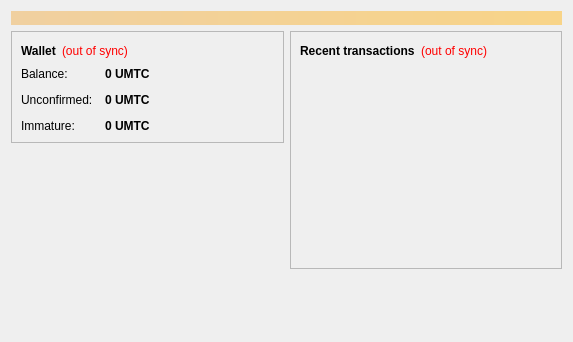
<?xml version="1.0" encoding="UTF-8"?>
<ui version="4.0">
 <class>OverviewPage</class>
 <widget class="QWidget" name="OverviewPage">
  <property name="geometry">
   <rect>
    <x>0</x>
    <y>0</y>
    <width>573</width>
    <height>342</height>
   </rect>
  </property>
  <property name="windowTitle">
   <string>Form</string>
  </property>
  <layout class="QVBoxLayout" name="topLayout">
   <item>
    <widget class="QLabel" name="labelAlerts">
     <property name="visible">
      <bool>false</bool>
     </property>
     <property name="styleSheet">
      <string notr="true">background-color: qlineargradient(x1: 0, y1: 0, x2: 1, y2: 0, stop:0 #F0D0A0, stop:1 #F8D488); color:#000000;</string>
     </property>
     <property name="wordWrap">
      <bool>true</bool>
     </property>
     <property name="margin">
      <number>3</number>
     </property>
    </widget>
   </item>
   <item>
    <layout class="QHBoxLayout" name="horizontalLayout" stretch="1,1">
     <item>
      <layout class="QVBoxLayout" name="verticalLayout_2">
       <item>
        <widget class="QFrame" name="frame">
         <property name="frameShape">
          <enum>QFrame::StyledPanel</enum>
         </property>
         <property name="frameShadow">
          <enum>QFrame::Raised</enum>
         </property>
         <layout class="QVBoxLayout" name="verticalLayout_4">
          <item>
           <layout class="QHBoxLayout" name="horizontalLayout_4">
            <item>
             <widget class="QLabel" name="label_5">
              <property name="font">
               <font>
                <weight>75</weight>
                <bold>true</bold>
               </font>
              </property>
              <property name="text">
               <string>Wallet</string>
              </property>
             </widget>
            </item>
            <item>
             <widget class="QLabel" name="labelWalletStatus">
              <property name="toolTip">
               <string>The displayed information may be out of date. Your wallet automatically synchronizes with the Umtcoin network after a connection is established, but this process has not completed yet.</string>
              </property>
              <property name="styleSheet">
               <string notr="true">QLabel { color: red; }</string>
              </property>
              <property name="text">
               <string notr="true">(out of sync)</string>
              </property>
              <property name="alignment">
               <set>Qt::AlignLeading|Qt::AlignLeft|Qt::AlignVCenter</set>
              </property>
             </widget>
            </item>
            <item>
             <spacer name="horizontalSpacer_2">
              <property name="orientation">
               <enum>Qt::Horizontal</enum>
              </property>
              <property name="sizeHint" stdset="0">
               <size>
                <width>40</width>
                <height>20</height>
               </size>
              </property>
             </spacer>
            </item>
           </layout>
          </item>
          <item>
           <layout class="QFormLayout" name="formLayout_2">
            <property name="fieldGrowthPolicy">
             <enum>QFormLayout::AllNonFixedFieldsGrow</enum>
            </property>
            <property name="horizontalSpacing">
             <number>12</number>
            </property>
            <property name="verticalSpacing">
             <number>12</number>
            </property>
            <item row="0" column="0">
             <widget class="QLabel" name="label">
              <property name="text">
               <string>Balance:</string>
              </property>
             </widget>
            </item>
            <item row="0" column="1">
             <widget class="QLabel" name="labelBalance">
              <property name="font">
               <font>
                <weight>75</weight>
                <bold>true</bold>
               </font>
              </property>
              <property name="cursor">
               <cursorShape>IBeamCursor</cursorShape>
              </property>
              <property name="toolTip">
               <string>Your current balance</string>
              </property>
              <property name="text">
               <string notr="true">0 UMTC</string>
              </property>
              <property name="textInteractionFlags">
               <set>Qt::LinksAccessibleByMouse|Qt::TextSelectableByKeyboard|Qt::TextSelectableByMouse</set>
              </property>
             </widget>
            </item>
            <item row="1" column="0">
             <widget class="QLabel" name="label_3">
              <property name="text">
               <string>Unconfirmed:</string>
              </property>
             </widget>
            </item>
            <item row="1" column="1">
             <widget class="QLabel" name="labelUnconfirmed">
              <property name="font">
               <font>
                <weight>75</weight>
                <bold>true</bold>
               </font>
              </property>
              <property name="cursor">
               <cursorShape>IBeamCursor</cursorShape>
              </property>
              <property name="toolTip">
               <string>Total of transactions that have yet to be confirmed, and do not yet count toward the current balance</string>
              </property>
              <property name="text">
               <string notr="true">0 UMTC</string>
              </property>
              <property name="textInteractionFlags">
               <set>Qt::LinksAccessibleByMouse|Qt::TextSelectableByKeyboard|Qt::TextSelectableByMouse</set>
              </property>
             </widget>
            </item>
            <item row="2" column="0">
             <widget class="QLabel" name="labelImmatureText">
              <property name="text">
               <string>Immature:</string>
              </property>
             </widget>
            </item>
            <item row="2" column="1">
             <widget class="QLabel" name="labelImmature">
              <property name="font">
               <font>
                <weight>75</weight>
                <bold>true</bold>
               </font>
              </property>
              <property name="toolTip">
               <string>Mined balance that has not yet matured</string>
              </property>
              <property name="text">
               <string notr="true">0 UMTC</string>
              </property>
              <property name="textInteractionFlags">
               <set>Qt::LinksAccessibleByMouse|Qt::TextSelectableByKeyboard|Qt::TextSelectableByMouse</set>
              </property>
             </widget>
            </item>
           </layout>
          </item>
         </layout>
        </widget>
       </item>
       <item>
        <spacer name="verticalSpacer">
         <property name="orientation">
          <enum>Qt::Vertical</enum>
         </property>
         <property name="sizeHint" stdset="0">
          <size>
           <width>20</width>
           <height>40</height>
          </size>
         </property>
        </spacer>
       </item>
      </layout>
     </item>
     <item>
      <layout class="QVBoxLayout" name="verticalLayout_3">
       <item>
        <widget class="QFrame" name="frame_2">
         <property name="frameShape">
          <enum>QFrame::StyledPanel</enum>
         </property>
         <property name="frameShadow">
          <enum>QFrame::Raised</enum>
         </property>
         <layout class="QVBoxLayout" name="verticalLayout">
          <item>
           <layout class="QHBoxLayout" name="horizontalLayout_2">
            <item>
             <widget class="QLabel" name="label_4">
              <property name="text">
               <string>&lt;b&gt;Recent transactions&lt;/b&gt;</string>
              </property>
             </widget>
            </item>
            <item>
             <widget class="QLabel" name="labelTransactionsStatus">
              <property name="toolTip">
               <string>The displayed information may be out of date. Your wallet automatically synchronizes with the Umtcoin network after a connection is established, but this process has not completed yet.</string>
              </property>
              <property name="styleSheet">
               <string notr="true">QLabel { color: red; }</string>
              </property>
              <property name="text">
               <string notr="true">(out of sync)</string>
              </property>
              <property name="alignment">
               <set>Qt::AlignRight|Qt::AlignTrailing|Qt::AlignVCenter</set>
              </property>
             </widget>
            </item>
            <item>
             <spacer name="horizontalSpacer">
              <property name="orientation">
               <enum>Qt::Horizontal</enum>
              </property>
              <property name="sizeHint" stdset="0">
               <size>
                <width>40</width>
                <height>20</height>
               </size>
              </property>
             </spacer>
            </item>
           </layout>
          </item>
          <item>
           <widget class="QListView" name="listTransactions">
            <property name="styleSheet">
             <string notr="true">QListView { background: transparent; }</string>
            </property>
            <property name="frameShape">
             <enum>QFrame::NoFrame</enum>
            </property>
            <property name="verticalScrollBarPolicy">
             <enum>Qt::ScrollBarAlwaysOff</enum>
            </property>
            <property name="horizontalScrollBarPolicy">
             <enum>Qt::ScrollBarAlwaysOff</enum>
            </property>
            <property name="selectionMode">
             <enum>QAbstractItemView::NoSelection</enum>
            </property>
           </widget>
          </item>
         </layout>
        </widget>
       </item>
       <item>
        <spacer name="verticalSpacer_2">
         <property name="orientation">
          <enum>Qt::Vertical</enum>
         </property>
         <property name="sizeHint" stdset="0">
          <size>
           <width>20</width>
           <height>40</height>
          </size>
         </property>
        </spacer>
       </item>
      </layout>
     </item>
    </layout>
   </item>
  </layout>
 </widget>
 <resources/>
 <connections/>
</ui>
